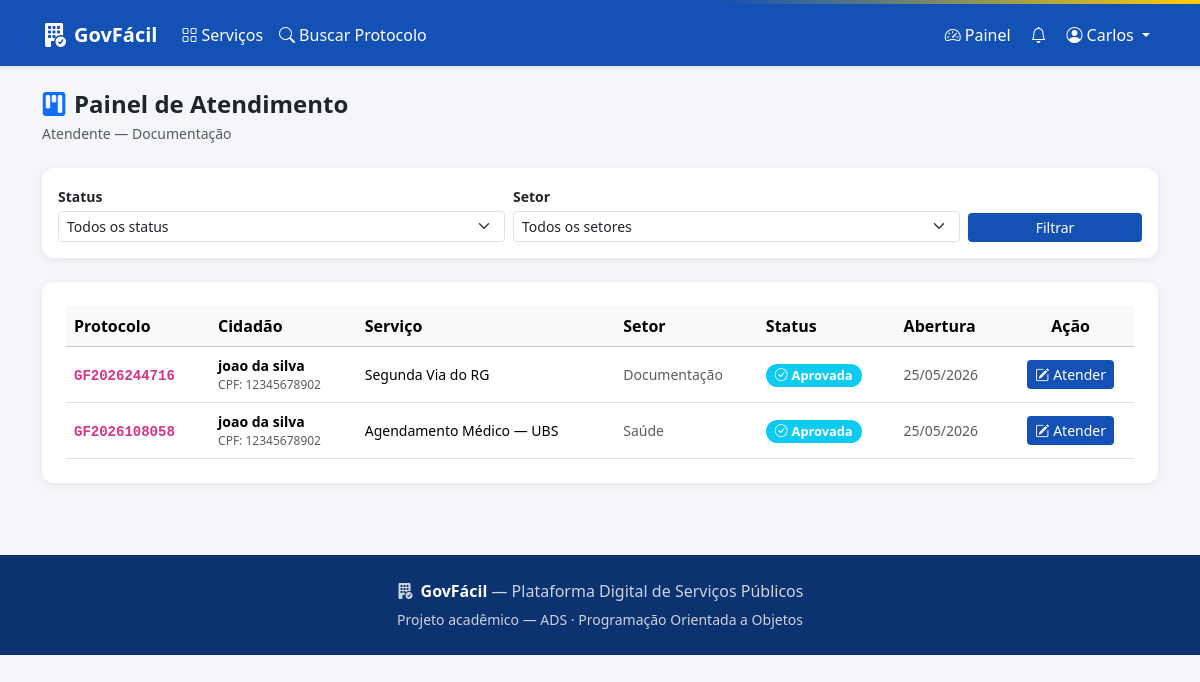
Page /solicitacoes/painel/ (signed in) on the committed database.
### accounts/models.py (models this page shows, shortened)
class Usuario(AbstractUser):
    TIPO_CIDADAO = 'cidadao'
    TIPO_SERVIDOR = 'servidor'
    TIPO_CHOICES = [
        (TIPO_CIDADAO, 'Cidadão'),
        (TIPO_SERVIDOR, 'Servidor Público'),
    ]
    tipo = models.CharField(max_length=20, choices=TIPO_CHOICES, default=TIPO_CIDADAO)
    _telefone = models.CharField(max_length=20, blank=True, db_column='telefone')
    data_cadastro = models.DateTimeField(auto_now_add=True)
    @property
    def telefone(self):
        return self._telefone
    @telefone.setter
    def telefone(self, valor):
        if valor and not all(c.isdigit() or c in '() -+' for c in valor):
            raise ValueError('Telefone inválido.')
        self._telefone = valor or ''
    class Meta:
        verbose_name = 'Usuário'
        verbose_name_plural = 'Usuários'

class Servidor(Usuario):
    matricula = models.CharField(max_length=20, unique=True)
    setor = models.CharField(max_length=100)
    cargo = models.CharField(max_length=100)
    class Meta:
        verbose_name = 'Servidor'
        verbose_name_plural = 'Servidores'

### solicitacoes/models.py (models this page shows, shortened)
class Solicitacao(models.Model):
    STATUS_ABERTA = 'aberta'
    STATUS_EM_ANALISE = 'em_analise'
    STATUS_APROVADA = 'aprovada'
    STATUS_EM_ANDAMENTO = 'em_andamento'
    STATUS_CONCLUIDA = 'concluida'
    STATUS_REJEITADA = 'rejeitada'
    STATUS_CHOICES = [
        (STATUS_ABERTA, 'Aberta'),
        (STATUS_EM_ANALISE, 'Em Análise'),
        (STATUS_APROVADA, 'Aprovada'),
        (STATUS_EM_ANDAMENTO, 'Em Andamento'),
        (STATUS_CONCLUIDA, 'Concluída'),
        (STATUS_REJEITADA, 'Rejeitada'),
    ]
    STATUS_COR = {
        STATUS_ABERTA: 'primary',
        STATUS_EM_ANALISE: 'warning',
        STATUS_APROVADA: 'info',
        STATUS_EM_ANDAMENTO: 'secondary',
        STATUS_CONCLUIDA: 'success',
        STATUS_REJEITADA: 'danger',
    }
    STATUS_ICONE = {
        STATUS_ABERTA: 'bi-folder2-open',
        STATUS_EM_ANALISE: 'bi-hourglass-split',
        STATUS_APROVADA: 'bi-check-circle',
        STATUS_EM_ANDAMENTO: 'bi-arrow-repeat',
        STATUS_CONCLUIDA: 'bi-check-circle-fill',
        STATUS_REJEITADA: 'bi-x-circle-fill',
    }
    protocolo = models.CharField(max_length=20, unique=True, blank=True)
    cidadao = models.ForeignKey(
        'accounts.Cidadao', on_delete=models.CASCADE, related_name='solicitacoes'
    )
    servico = models.ForeignKey(
        'servicos.Servico', on_delete=models.CASCADE, related_name='solicitacoes'
    )
    descricao = models.TextField()
    status = models.CharField(max_length=20, choices=STATUS_CHOICES, default=STATUS_ABERTA)
    setor_responsavel = models.CharField(max_length=100, blank=True)
    servidor_responsavel = models.ForeignKey(
        'accounts.Servidor',
        on_delete=models.SET_NULL,
        null=True, blank=True,
        related_name='atendimentos',
    )
    observacao = models.TextField(blank=True)
    data_abertura = models.DateTimeField(auto_now_add=True)
    data_atualizacao = models.DateTimeField(auto_now=True)
    data_prazo = models.DateTimeField(null=True, blank=True)
    class Meta:
        verbose_name = 'Solicitação'
        verbose_name_plural = 'Solicitações'
        ordering = ['-data_abertura']
    def get_status_cor(self):
        return self.STATUS_COR.get(self.status, 'secondary')
    def get_status_icone(self):
        return self.STATUS_ICONE.get(self.status, 'bi-circle')

### servicos/models.py (models this page shows, shortened)
class Servico(models.Model):
    CATEGORIA_EMISSAO = 'emissao'
    CATEGORIA_AGENDAMENTO = 'agendamento'
    CATEGORIA_PROTOCOLO = 'protocolo'
    CATEGORIA_SEGUNDA_VIA = 'segunda_via'
    CATEGORIA_CHOICES = [
        (CATEGORIA_EMISSAO, 'Emissão de Documento'),
        (CATEGORIA_AGENDAMENTO, 'Agendamento'),
        (CATEGORIA_PROTOCOLO, 'Protocolo'),
        (CATEGORIA_SEGUNDA_VIA, 'Segunda Via'),
    ]
    CATEGORIA_ICONE = {
        CATEGORIA_EMISSAO: 'bi-file-earmark-text',
        CATEGORIA_AGENDAMENTO: 'bi-calendar-check',
        CATEGORIA_PROTOCOLO: 'bi-journal-text',
        CATEGORIA_SEGUNDA_VIA: 'bi-files',
    }
    CATEGORIA_COR = {
        CATEGORIA_EMISSAO: 'primary',
        CATEGORIA_AGENDAMENTO: 'success',
        CATEGORIA_PROTOCOLO: 'warning',
        CATEGORIA_SEGUNDA_VIA: 'info',
    }
    nome = models.CharField(max_length=200)
    descricao = models.TextField()
    categoria = models.CharField(max_length=20, choices=CATEGORIA_CHOICES)
    prazo_dias = models.IntegerField(default=5)
    setor_responsavel = models.CharField(max_length=100, default='Atendimento Geral')
    ativo = models.BooleanField(default=True)
    class Meta:
        verbose_name = 'Serviço'
        verbose_name_plural = 'Serviços'
        ordering = ['categoria', 'nome']

### solicitacoes/views.py (the view)
# urls.py: path('painel/', views.painel_servidor_view, name='painel_servidor'),
@login_required
def painel_servidor_view(request):
    try:
        servidor = request.user.servidor
    except Exception:
        messages.error(request, 'Acesso restrito a servidores.')
        return redirect('core:home')
    status_filtro = request.GET.get('status', '')
    setor_filtro = request.GET.get('setor', '')
    solicitacoes = Solicitacao.objects.select_related('cidadao', 'servico').all()
    if status_filtro:
        solicitacoes = solicitacoes.filter(status=status_filtro)
    if setor_filtro:
        solicitacoes = solicitacoes.filter(setor_responsavel=setor_filtro)
    setores = Solicitacao.objects.values_list('setor_responsavel', flat=True).distinct()
    return render(request, 'solicitacoes/painel_servidor.html', {
        'servidor': servidor,
        'solicitacoes': solicitacoes,
        'status_filtro': status_filtro,
        'setor_filtro': setor_filtro,
        'status_choices': Solicitacao.STATUS_CHOICES,
        'setores': setores,
    })

### accounts/models.py (called while the page is built)
    @property
    def cpf(self):
        return self._cpf

### templates/solicitacoes/painel_servidor.html (shortened to what this page needs)
{% extends 'base.html' %}
{% block content %}
<div class="d-flex justify-content-between align-items-center mb-4">
  <div>
    <h4 class="fw-bold mb-1"><i class="bi bi-kanban-fill text-primary me-2"></i>Painel de Atendimento</h4>
    <p class="text-muted mb-0 small">{{ servidor.cargo }} — {{ servidor.setor }}</p>
  </div>
</div>
<div class="card p-3 mb-4">
  <form method="get" class="row g-2 align-items-end">
    <div class="col-sm-5">
      <label class="form-label small fw-semibold mb-1">Status</label>
      <select name="status" class="form-select form-select-sm">
        <option value="">Todos os status</option>
      </select>
    </div>
    <div class="col-sm-5">
      <label class="form-label small fw-semibold mb-1">Setor</label>
      <select name="setor" class="form-select form-select-sm">
        <option value="">Todos os setores</option>
      </select>
    </div>
    <div class="col-sm-2">
      <button type="submit" class="btn btn-gov btn-sm w-100">Filtrar</button>
    </div>
  </form>
</div>
<div class="card p-4">
  {% if solicitacoes %}
  <div class="table-responsive">
    <table class="table table-hover align-middle mb-0">
      <thead class="table-light">
        <tr>
          <th>Protocolo</th>
          <th>Cidadão</th>
          <th>Serviço</th>
          <th>Setor</th>
          <th>Status</th>
          <th>Abertura</th>
          <th class="text-center">Ação</th>
        </tr>
      </thead>
      <tbody>
        {% for sol in solicitacoes %}
        <tr>
          <td><code class="fw-bold">{{ sol.protocolo }}</code></td>
          <td>
            <div class="fw-semibold small">{{ sol.cidadao.get_full_name }}</div>
            <div class="text-muted" style="font-size:.75rem;">CPF: {{ sol.cidadao.cpf }}</div>
          </td>
          <td class="small">{{ sol.servico.nome }}</td>
          <td class="small text-muted">{{ sol.setor_responsavel }}</td>
          <td>
            <span class="badge bg-{{ sol.get_status_cor }} status-badge">
              <i class="bi {{ sol.get_status_icone }} me-1"></i>{{ sol.get_status_display }}
            </span>
          </td>
          <td class="text-muted small">{{ sol.data_abertura|date:"d/m/Y" }}</td>
          <td class="text-center">
            <a href="{% url 'solicitacoes:gerenciar' sol.protocolo %}" class="btn btn-sm btn-gov">
              <i class="bi bi-pencil-square me-1"></i>Atender
            </a>
          </td>
        </tr>
        {% endfor %}
      </tbody>
    </table>
  </div>
  {% else %}
  <div class="text-center py-5 text-muted">
    <i class="bi bi-inbox fs-1 d-block mb-2"></i>
    <h6>Nenhuma solicitação encontrada</h6>
    <p class="small">Tente ajustar os filtros acima.</p>
  </div>
  {% endif %}
</div>
{% endblock %}

### templates/base.html (shortened to what this page needs)
<!DOCTYPE html>
<html lang="pt-br">
<head>
  <link rel="stylesheet" href="https://cdn.jsdelivr.net/npm/bootstrap@5.3.3/dist/css/bootstrap.min.css">
  <link rel="stylesheet" href="https://cdn.jsdelivr.net/npm/bootstrap-icons@1.11.3/font/bootstrap-icons.min.css">
</head>
<body>
<nav class="navbar navbar-expand-lg navbar-gov shadow-sm">
  <div class="container">
    <a class="navbar-brand fw-bold d-flex align-items-center gap-2" href="{% url 'core:home' %}">
      <i class="bi bi-building-fill-check fs-4"></i>
      <span>GovFácil</span>
    </a>
    <div class="collapse navbar-collapse" id="navMain">
      <ul class="navbar-nav me-auto">
        <li class="nav-item">
          <a class="nav-link" href="{% url 'servicos:lista' %}"><i class="bi bi-grid me-1"></i>Serviços</a>
        </li>
        <li class="nav-item">
          <a class="nav-link" href="{% url 'solicitacoes:buscar' %}"><i class="bi bi-search me-1"></i>Buscar Protocolo</a>
        </li>
      </ul>
      <ul class="navbar-nav ms-auto align-items-center gap-1">
        {% if user.is_authenticated %}
          {% if user.tipo == 'cidadao' %}
            <li class="nav-item">
              <a class="nav-link" href="{% url 'solicitacoes:nova' %}"><i class="bi bi-plus-circle me-1"></i>Nova Solicitação</a>
            </li>
            <li class="nav-item">
              <a class="nav-link" href="{% url 'solicitacoes:minhas' %}"><i class="bi bi-list-check me-1"></i>Minhas Solicitações</a>
            </li>
          {% else %}
            <li class="nav-item">
              <a class="nav-link" href="{% url 'solicitacoes:painel_servidor' %}"><i class="bi bi-speedometer2 me-1"></i>Painel</a>
            </li>
          {% endif %}
          <li class="nav-item position-relative">
            <a class="nav-link" href="{% url 'notificacoes:lista' %}">
              <i class="bi bi-bell"></i>
            </a>
          </li>
          <li class="nav-item dropdown">
            <a class="nav-link dropdown-toggle" href="#" data-bs-toggle="dropdown">
              <i class="bi bi-person-circle me-1"></i>{{ user.first_name|default:user.username }}
            </a>
          </li>
        {% else %}
          <li class="nav-item"><a class="nav-link" href="{% url 'accounts:login' %}"><i class="bi bi-box-arrow-in-right me-1"></i>Entrar</a></li>
          <li class="nav-item"><a class="btn btn-warning btn-sm ms-2 fw-semibold" href="{% url 'accounts:cadastro_cidadao' %}">Cadastre-se</a></li>
        {% endif %}
      </ul>
    </div>
  </div>
</nav>
<main class="py-4">
  <div class="container">
    {% block content %}{% endblock %}
  </div>
</main>
<footer class="py-4 mt-5">
  <div class="container text-center">
    <p class="mb-1"><i class="bi bi-building-fill-check me-2"></i><strong class="text-white">GovFácil</strong> — Plataforma Digital de Serviços Públicos</p>
    <small>Projeto acadêmico — ADS · Programação Orientada a Objetos</small>
  </div>
</footer>
</body>
</html>

### templates/base.html (style rules this page uses)
:root { --gov-blue: #1351b4; --gov-blue-dark: #0c326f; --gov-yellow: #ffcd07; }
body { background-color: #f5f6fa; font-family: 'Segoe UI', sans-serif; }
.navbar-gov { background-color: var(--gov-blue); }
.navbar-gov .navbar-brand, .navbar-gov .nav-link { color: #fff !important; }
.card { border: none; box-shadow: 0 2px 8px rgba(0,0,0,.07); border-radius: 12px; }
.btn-gov { background-color: var(--gov-blue); color: #fff; border: none; }
.status-badge { font-size: .8rem; padding: .35em .7em; border-radius: 20px; }
footer { background-color: var(--gov-blue-dark); color: #cdd3de; }

### rows in the picture
Usuario: first_name "Carlos"
Servidor: cargo "Atendente", setor "Documentação"
Solicitacao: protocolo "GF2026244716", cidadao.get_full_name "joao da silva", cidadao.cpf "12345678902", servico.nome "Segunda Via do RG", setor_responsavel "Documentação", status "Aprovada", data_abertura "25/05/2026"
Solicitacao: protocolo "GF2026108058", cidadao.get_full_name "joao da silva", cidadao.cpf "12345678902", servico.nome "Agendamento Médico — UBS", setor_responsavel "Saúde", status "Aprovada", data_abertura "25/05/2026"
